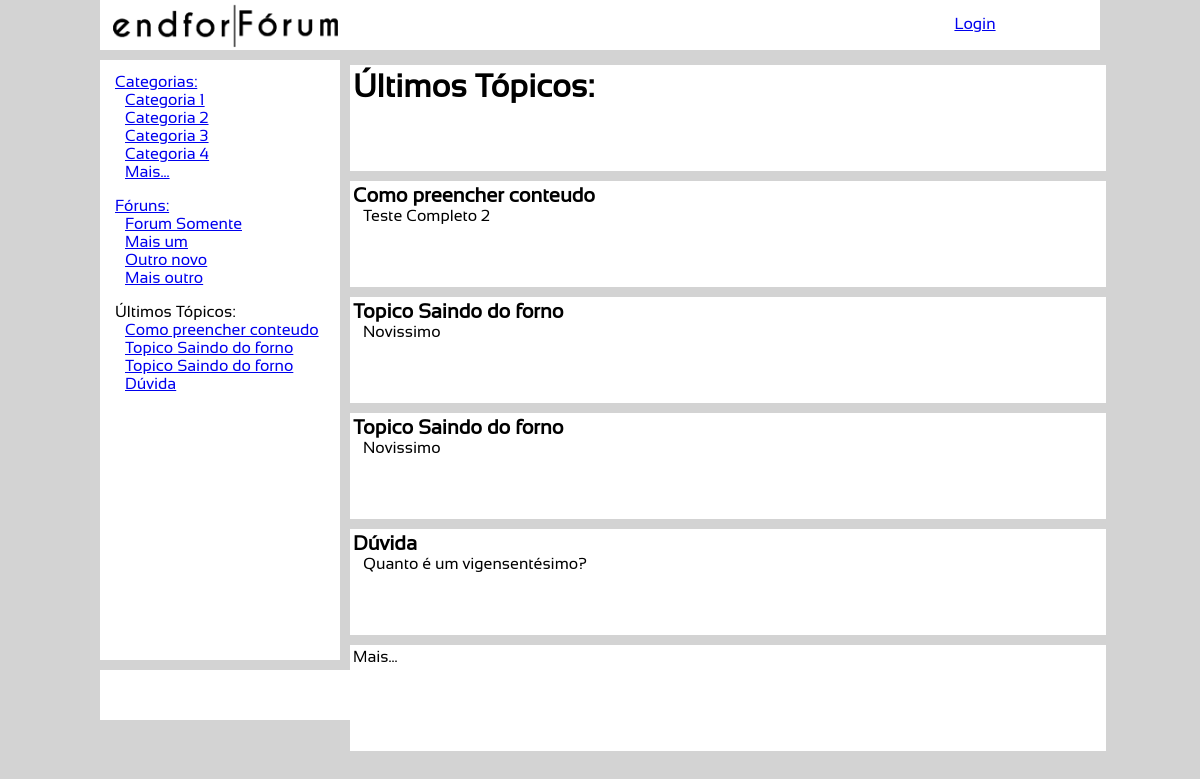
The page / on the database its author committed.
### tables this page shows
CREATE TABLE `categorias` (
  `idCategoria` int(11) NOT NULL,
  `nome` char(100) DEFAULT NULL,
  `dataDeCriacao` timestamp NOT NULL DEFAULT CURRENT_TIMESTAMP,
  `fk_idUsuario` int(11) NOT NULL
);

CREATE TABLE `foruns` (
  `idForum` int(11) NOT NULL,
  `nome` char(100) DEFAULT NULL,
  `dataDeCriacao` timestamp NOT NULL DEFAULT CURRENT_TIMESTAMP,
  `fk_idUsuario` int(11) DEFAULT NULL,
  `fk_idCategoria` int(11) DEFAULT NULL
);

CREATE TABLE `topicos` (
  `idTopico` int(11) NOT NULL,
  `nome` char(100) DEFAULT NULL,
  `conteudo` text,
  `dataDeCriacao` timestamp NOT NULL DEFAULT CURRENT_TIMESTAMP,
  `fk_idForum` int(11) DEFAULT NULL,
  `fk_idUsuario` int(11) DEFAULT NULL
);

### Classes/Categoria.php (called while the page is built, shortened)
<?php
class Categoria implements ORMInterface {
	private $idCategoria;
	private $nome;
	public function getIdCategoria() {
		return $this->idCategoria;
	}
	public function getNome() {
		return $this->nome;
	}
	public function setIdCategoria($idCategoria) {
		$this->idCategoria = $idCategoria;
	}
	public function setNome($nome) {
		$this->nome = $nome;
	}
	public static function getDB() {
		$db = new PDO('mysql:host=localhost;dbname=forum',
						'root', '');
		$db->setAttribute(PDO::ATTR_ERRMODE,
				PDO::ERRMODE_EXCEPTION);
		return $db;
	}
	public static function findAll() {
		$db = self::getDB();
		$sql = "SELECT *
				FROM categorias ";
		$query = $db->query($sql);
		$categorias = array();
		foreach ($query as $dados) {
			$categoria = new Categoria();
			$categoria->setIdCategoria( $dados['idCategoria'] );
			$categoria->setNome( $dados['nome'] );
			$categoria->setFkIdUsuario( $dados['fk_idUsuario'] );
			$categoria->setDataDeCriacao( $dados['dataDeCriacao'] );
			$categorias[] = $categoria;
		}
		return $categorias;
	}
}

### Classes/Forum.php (called while the page is built, shortened)
<?php
class Forum implements ORMInterface {
	private $idForum;
	private $nome;
	public function getIdForum() {
		return $this->idForum;
	}
	public function getNome() {
		return $this->nome;
	}
	public function setIdForum($idForum) {
		$this->idForum = $idForum;
	}
	public function setNome($nome) {
		$this->nome = $nome;
	}
	public static function getDB() {
		$db = new PDO('mysql:host=localhost;dbname=forum',
						'root', '');
		$db->setAttribute(PDO::ATTR_ERRMODE,
				PDO::ERRMODE_EXCEPTION);
		return $db;
	}
	public static function findAll() {
		$db = self::getDB();
		$sql = "SELECT *
				FROM foruns ";
		$query = $db->query($sql);
		$foruns = array();
		foreach ($query as $dados) {
			$forum = new Forum();
			$forum->setIdForum( $dados['idForum'] );
			$forum->setNome( $dados['nome'] );
			$forum->setFkIdUsuario( $dados['fk_idUsuario'] );
			$forum->setFkIdCategoria( $dados['fk_idCategoria'] );
			$forum->setDataDeCriacao( $dados['dataDeCriacao'] );
			$foruns[] = $forum;
		}
		return $foruns;
	}
}

### Classes/Topico.php (called while the page is built, shortened)
<?php
class Topico implements ORMInterface {
	private $idTopico;
	private $nome;
	private $conteudo;
	public function getIdTopico() {
		return $this->idTopico;
	}
	public function getNome() {
		return $this->nome;
	}
	public function getConteudo() {
		return $this->conteudo;
	}
	public function setIdTopico($idTopico) {
		$this->idTopico = $idTopico;
	}
	public function setNome($nome) {
		$this->nome = $nome;
	}
	public function setConteudo($conteudo) {
		$this->conteudo = $conteudo;
	}
	public static function getDB() {
		$db = new PDO('mysql:host=localhost;dbname=forum',
						'root', '');
		$db->setAttribute(PDO::ATTR_ERRMODE,
				PDO::ERRMODE_EXCEPTION);
		return $db;
	}
	public static function findAll() {
		$db = self::getDB();
		$sql = "SELECT *
				FROM topicos ";
		$query = $db->query($sql);
		$topicos = array();
		foreach ($query as $dados) {
			$topico = new Topico();
			$topico->setIdTopico( $dados['idTopico'] );
			$topico->setNome( $dados['nome'] );
			$topico->setConteudo( $dados['conteudo'] );
			$topico->setFkIdUsuario( $dados['fk_idUsuario'] );
			$topico->setFkIdForum( $dados['fk_idForum'] );
			$topico->setDataDeCriacao( $dados['dataDeCriacao'] );
			$topicos[] = $topico;
		}
		return $topicos;
	}
}

### views/conteudo/lista_conteudo.php (the view)
<? $val = 5 ?>
<?
	require_once './Classes/Topico.php';
	$topicos = Topico::findAll();
?>
<? foreach ($topicos as $topico): ?>
	<? if($val <= 1): ?>
		<div class="conteudo">
			<? print('<a href="topicos.php">Mais...</a>');?>
		</div>
		<? break; ?>
	<? else: ?>
		<div class="conteudo">
			<a href="topico.php?idtopico=<? print($topico->getIdTopico()); ?>">
				<h2 id="titulo_topico_conteudo"><? print($topico->getNome()); ?></h2>
			</a>
			<p><? print($topico->getConteudo()); ?></p>
		</div>
		<? $val = $val-1; ?>
	<? endif; ?>
<? endforeach; ?>

### index.php (shortened to what this page needs)
<!DOCTYPE html>
<html>
<head>
</head>
<body>
	<header>
		<div id="div_logo">
			<img src="./img/endforum_logo_no-back_small.png" alt="Logo endforum.">
		</div>
		<div id="div_pesquisa">
		</div>
		<div id="div_usuario">
			<div id="conteudo_usuario">
				<?
					if(isset($_SESSION['nome'])){
						print('<p>Bem-vindo(a), '.$_SESSION['nome']);
						print(' - <a href="sair.php">Sair</a></p>');
					}else{
						print('<p><a href="login.php">Login</a></p>');
					}
				?>
			</div>
		</div>
	</header>
	<main>
		<div id="menu_lateral">
			<div id="lista_lateral">
				<ul><a href="categorias.php">Categorias:</a>
					<? require_once './views/ul/lista_categorias.php' ?>
				</ul>
				<ul><a href="foruns.php">Fóruns:</a>
					<? require_once './views/ul/lista_foruns.php' ?>
				</ul>
				<ul>Últimos Tópicos:
					<? require_once './views/ul/lista_topicos.php' ?>
				</ul>
			</div>
		</div>
		<div id="lateral_direita">
			<div class="conteudo">
				<div>
				<h1>Últimos Tópicos:</h1>
				</div>
			</div>
			<? require_once './views/conteudo/lista_conteudo.php' ?>
		</div>
	</main>
	<footer>
	</footer>
</body>
</html>

### views/ul/lista_categorias.php
<? $val = 5 ?>
<?
	require_once './Classes/Categoria.php';
	$categorias = Categoria::findAll();
?>
<? foreach ($categorias as $categoria): ?>
	<? if($val <= 1): ?>
		<li>
		<? print('<a href="categorias.php">Mais...</a>'); ?>
		</li>
		<? break; ?>
	<? else: ?>
	<li>
		<a href="./categoria.php?idcategoria=<? print($categoria->getIdCategoria()); ?>">
			<? print($categoria->getNome()); ?>
		</a>
		<? $val = $val-1; ?>
	</li>
	<? endif; ?>
<? endforeach; ?>

### views/ul/lista_foruns.php
<? $val = 5 ?>
<?
	require_once './Classes/Forum.php';
	$foruns = Forum::findAll();
?>
<? foreach ($foruns as $forum): ?>
	<? if($val <= 1): ?>
		<li>
		<? print('<a href="foruns.php">Mais...</a>');?>
		</li>
		<? break; ?>
	<? else: ?>
	<li>
		<a href="forum.php?idforum=<? print($forum->getIdForum()); ?>">
			<? print($forum->getNome()); ?>
		</a>
		<? $val = $val-1; ?>
	</li>
	<? endif; ?>
<? endforeach; ?>

### views/ul/lista_topicos.php
<? $val = 5 ?>
<?
	require_once './Classes/Topico.php';
	$topico = Topico::findAll();
?>
<? foreach ($topico as $topico): ?>
	<? if($val <= 1): ?>
		<? break; ?>
	<? else: ?>
	<li>
		<a href="topico.php?idtopico=<? print($topico->getIdTopico()); ?>">
			<? print($topico->getNome()); ?>
		</a>
		<? $val = $val-1; ?>
	</li>
	<? endif; ?>
<? endforeach; ?>

### css/style.css (style rules this page uses)
* { margin: 0; padding: 0; font-family: kenyan; }
body { background-color: lightgray; width: 1000px; margin: auto; }
body header { background-color: white; height: 50px; margin-bottom: 5px; }
body header div { float: left; height: 100%; }
#div_logo { width: 25%; }
#div_logo img { width: 225px; display: block; height: auto; margin: auto; margin-top: 2.5px; margin-bottom: 2px; }
#div_pesquisa { width: 50%; }
#div_usuario { width: 25%; }
#conteudo_usuario { text-align: center; float: none; margin: auto; }
#conteudo_usuario p { padding-top: 15px; }
body main { height: 600px; }
body main > div { float: left; height: 600px; }
#menu_lateral { background-color: white; margin: 5px; margin-left: 0px; width: 24%; }
#lista_lateral { width: 90%; height: 90%; margin: auto; margin-top: 5px; }
#lista_lateral ul { display: block; list-style-type: none; padding: 3px; margin-top: 10px; }
#lista_lateral ul li { margin-left: 10px; }
#lateral_direita { margin: 5px; margin-right: 0px; width: 75%; }
.conteudo { margin-top: 5px; margin-bottom: 5px; padding: 3px; width: 100%; height: 100px; float: left; background-color: white; }
.conteudo > a { text-decoration: none; color: black; }
#titulo_topico_conteudo { font-size: 20px; }
.conteudo > p { margin-left: 10px; }
body footer { background-color: white; margin-top: 5px; height: 50px; width: 100%; float: left; }

### rows shown on the page
categorias: nome "Categoria 1"
categorias: nome "Categoria 2"
categorias: nome "Categoria 3"
categorias: nome "Categoria 4"
categorias: shows "Mais..."
foruns: nome "Forum Somente"
foruns: nome "Mais um"
foruns: nome "Outro novo"
foruns: nome "Mais outro"
topicos: nome "Como preencher conteudo", conteudo "Teste Completo 2"
topicos: nome "Topico Saindo do forno", conteudo "Novissimo"
topicos: nome "Topico Saindo do forno", conteudo "Novissimo"
topicos: nome "Dúvida", conteudo "Quanto é um vigensentésimo?"
topicos: shows "Mais..."
